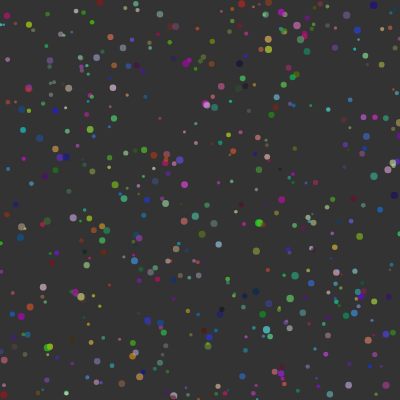
Frame 1 (no input)
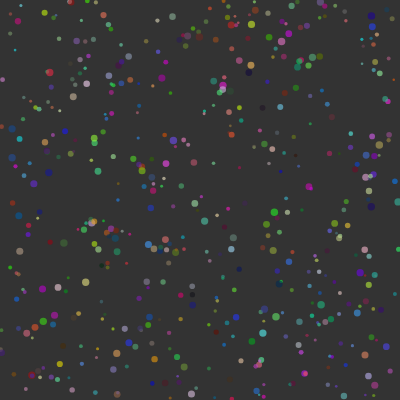
Frame 60 (no input)
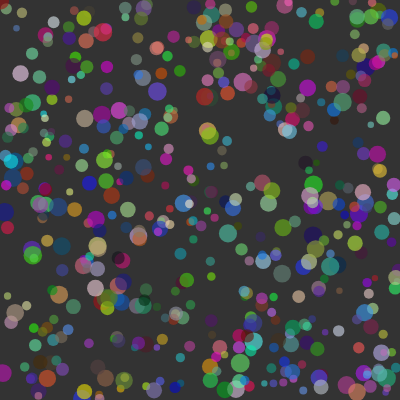
Frame 120 (the mouse pressed at the canvas centre since frame 60)

The p5.js sketch that drew these frames (run headless with seeded random() and noise() and a simulated clock; from frame 60 on, the mouse is pressed at the canvas centre):

// p5.js sketch
// ── sketch.js
const NUM_OF_CIRCLES = 500;

let radius = [];
let xPos = [];
let yPos = [];
let xVel = [];
let yVel = [];
let circleColors = [];

function setup() {
    createCanvas(400, 400);

    background(51);

    for (var i = 0; i < NUM_OF_CIRCLES; i++) {
        radius[i] = random(5, 15);
        xPos[i] = random(width);
        yPos[i] = random(height);
        xVel[i] = random(-1, 1);
        yVel[i] = random(-1, 1);
        circleColors[i] = color(random(255), random(255), random(255), 150);
    }
}

function draw() {
    background(51);

    var m = map(mouseX, 0, width, 0.5, 2);

    for (var i = 0; i < NUM_OF_CIRCLES; i++) {
        noStroke();

        fill(circleColors[i]);

        ellipse(xPos[i], yPos[i], radius[i] * m, radius[i] * m);

        update(i);
    }

    checkEdges();

}

function keyPressed() {

    if (key == 'x') {
        for (var i = 0; i < NUM_OF_CIRCLES; i++) {
            if (Math.random() < 0.1)
                circleColors[i] = color(255, 0, 0);
            else
                circleColors[i] = color(random(255), random(255), random(255), 150);
        }
        return;
    }

    let c;
    if (key == 'w') {
        c = color(255, 150);
    } else if (key == 'r') {
        c = color(255, 0, 0, 150);
    } else if (key == 'g') {
        c = color(0, 255, 0, 150);
    } else if (key == 'b') {
        c = color(0, 0, 255, 150);
    }

    for (var i = 0; i < NUM_OF_CIRCLES; i++) {
        circleColors[i] = c;
    }
}

function mouseClicked() {
    for (var i = 0; i < NUM_OF_CIRCLES; i++) {
        circleColors[i] = color(random(255), random(255), random(255), 150);
        // xVel[i] = random(-1, 1);
        // yVel[i] = random(-1, 1);
    }
}



function update(index) {
    var m = map(mouseY, 0, height, 0.5, 2);

    xPos[index] += xVel[index] * m;
    yPos[index] += yVel[index] * m;
}

function checkEdges() {
    for (var i = 0; i < NUM_OF_CIRCLES; i++) {
        if (xPos[i] < 0) {
            xPos[i] = 1;
            xVel[i] *= -1;
        } else if (xPos[i] > width) {
            xPos[i] = width - 1;
            xVel[i] *= -1;
        }

        if (yPos[i] < 0) {
            yPos[i] = 1;
            yVel[i] *= -1;
        } else if (yPos[i] > height) {
            yPos[i] = height -1;
            yVel[i] *= -1;
        }
    }


}
